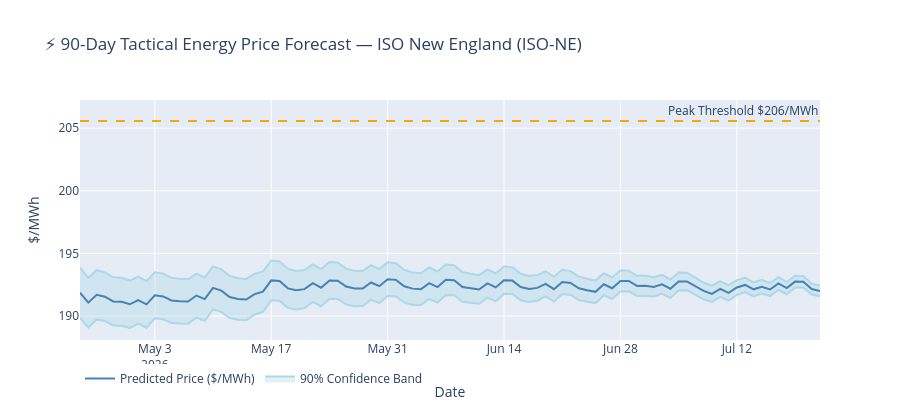

Notebook code cell kept with this figure:
### Markdown cell above
## Section 11 — Tactical vs Strategic Planning Dashboard

An interactive Plotly dashboard combining all outputs into a single view:
- **Top panel**: 30/60/90-day tactical price forecast with uncertainty band
- **Middle panel**: Annual strategic peak risk calendar + shutdown schedule
- **Bottom panel**: Cumulative projected DR savings and reserve cost

Use the legend to toggle layers on/off.

### Code cell
# ── Tactical 90-day view with uncertainty bands ───────────────────────────
df_tac = df_future.head(90).copy()

# Simulate a simple uncertainty envelope ±15% widening over time
conf_width = np.linspace(2, df_tac["predicted_price"].std() * 0.8, len(df_tac))
df_tac["upper"] = df_tac["predicted_price"] + conf_width
df_tac["lower"] = df_tac["predicted_price"] - conf_width

fig_tac = go.Figure()
fig_tac.add_trace(go.Scatter(x=df_tac["date"], y=df_tac["upper"], fill=None,
                              mode="lines", line_color="lightblue", showlegend=False, name="Upper CI"))
fig_tac.add_trace(go.Scatter(x=df_tac["date"], y=df_tac["lower"], fill="tonexty",
                              mode="lines", line_color="lightblue", name="90% Confidence Band",
                              fillcolor="rgba(173,216,230,0.35)"))
fig_tac.add_trace(go.Scatter(x=df_tac["date"], y=df_tac["predicted_price"],
                              mode="lines", line=dict(color="steelblue", width=2),
                              name="Predicted Price ($/MWh)"))
# Mark peak days
peak_tac = df_tac[df_tac["is_peak"] == 1]
fig_tac.add_trace(go.Scatter(x=peak_tac["date"], y=peak_tac["predicted_price"],
                              mode="markers", marker=dict(color="red", size=8, symbol="star"),
                              name="Peak Warning"))
fig_tac.add_hline(y=p90, line_dash="dash", line_color="orange",
                  annotation_text=f"Peak Threshold ${p90:.0f}/MWh")
fig_tac.update_layout(title=f"⚡ 90-Day Tactical Energy Price Forecast — {REGION}",
                      xaxis_title="Date", yaxis_title="$/MWh",
                      legend=dict(orientation="h"), height=420)
fig_tac.show()
